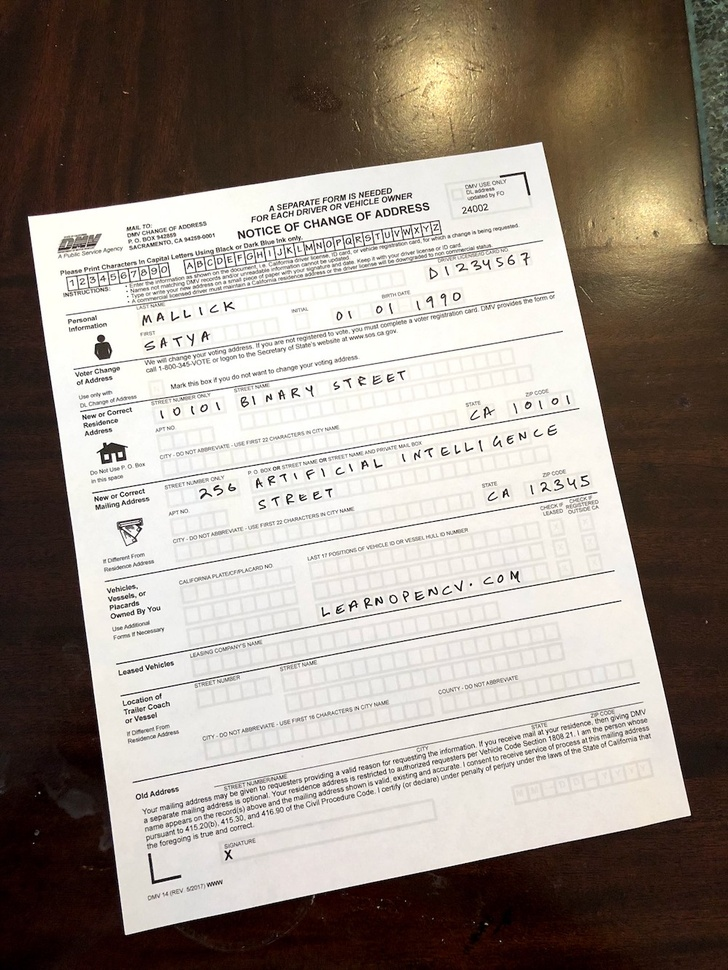
//> input picture project_documentScanner/scanned-form.jpg, 728 x 970 px, shrunk from 1000 x 1333 before the run
$ ./submission   (built with g++ and OpenCV 4)
//> lines starting //> are read from the running program, lines starting //| are printed output that depends on the picture; after the words box and inside, x2 and y2 are one past the last pixel; in counts of white or black regions, pixels touching at a corner belong together
#include <iostream>
#include <vector>
#include <opencv2/opencv.hpp>

using namespace cv;

std::vector<Point2f> FindCornerPoints(const Mat& image);

int main() {

    std::cout << "Document Scanner Project" << std::endl;

    std::string originScannedDocumentWindow = "Original Scanned Document";
    Mat originalScannedDocument = imread("scanned-form.jpg", IMREAD_COLOR);
//> originalScannedDocument is the input picture: 970 rows x 728 cols, CV_8UC3; mean B, G, R 135.9, 144.8, 154.5
    namedWindow(originScannedDocumentWindow,WINDOW_NORMAL);
    imshow(originScannedDocumentWindow, originalScannedDocument);

    Size imageSize = originalScannedDocument.size();
//> imageSize = Size(728, 970)
    Rect areaOfInterest = Rect(Point(30, 180), Point( imageSize.width -30, imageSize.height-30));
//> areaOfInterest = Rect(30, 180, 668, 760)
    Mat displayAreaOfInterest = originalScannedDocument.clone();
    rectangle(displayAreaOfInterest,areaOfInterest,Scalar(255,0,0),3);
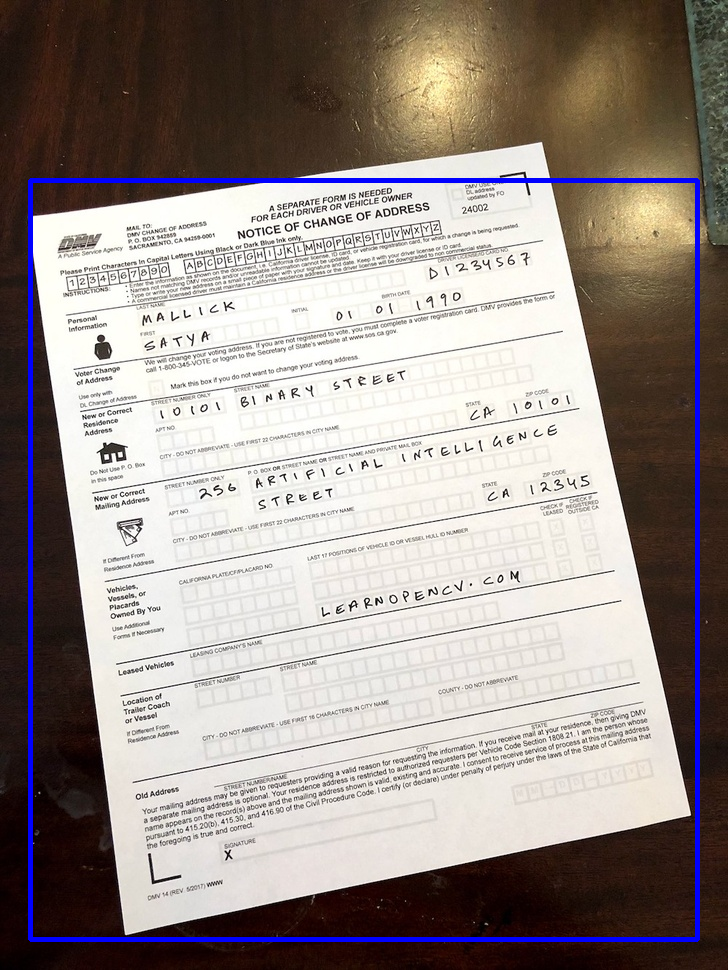
//> displayAreaOfInterest: 970 rows x 728 cols, CV_8UC3; 2.02% of pixels changed, all inside (x1, y1, x2, y2) = (28, 178, 700, 942)
    std::string areaOfInterestWindow = "Area of Interest";
    namedWindow(areaOfInterestWindow,WINDOW_NORMAL);
    imshow(areaOfInterestWindow, displayAreaOfInterest);

    Mat mask;
    Mat bgdModel,fgdModel, foregroundOnly;
    grabCut(originalScannedDocument,mask,areaOfInterest,bgdModel,fgdModel,1, GC_INIT_WITH_RECT);
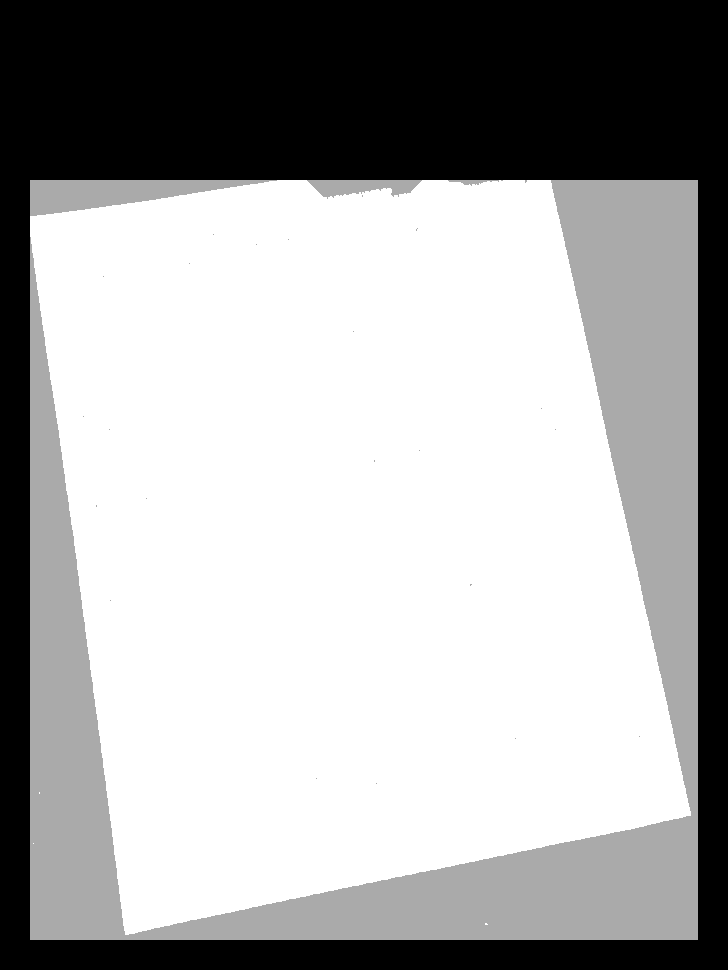
//> mask: 970 rows x 728 cols, CV_8UC1; min 0, max 3, mean 1.98; drawn with min black and max white
//> bgdModel = 65 values, max 785.1 at index 29, min -33.53 at index 31, mean 163.7; fgdModel = 65 values, max 805.3 at index 38, min 0.0521 at index 3, mean 209.9
    bitwise_and(mask,1,mask);
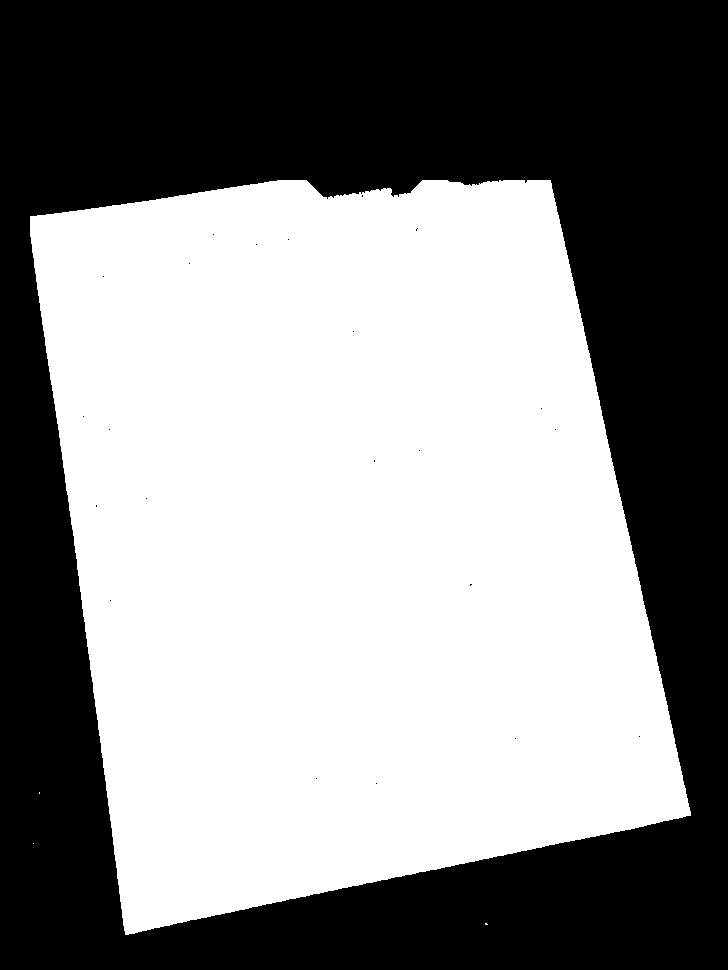
//> mask: 970 rows x 728 cols, CV_8UC1; values 0 (black) and 1 (white), 53.9% white; 23 black regions (22 under 20 px), largest, box (x1, y1, x2, y2) and area: (0, 0, 728, 970) 325677
    originalScannedDocument.copyTo(foregroundOnly,mask);
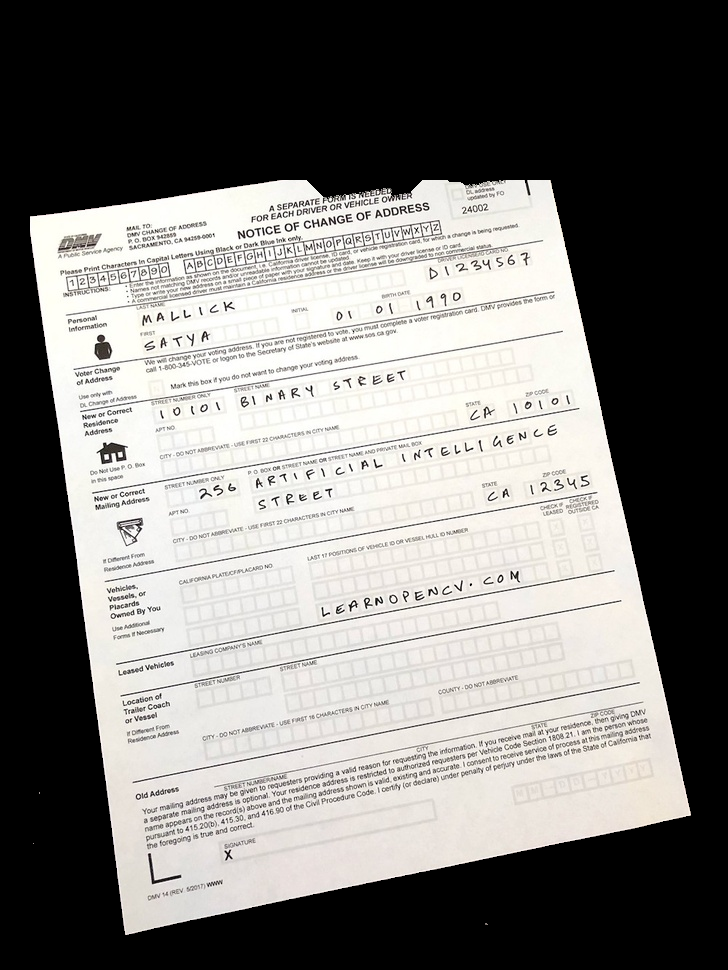
//> foregroundOnly: 970 rows x 728 cols, CV_8UC3; mean B, G, R 119.9, 122.6, 124.2

    Mat foregroundOnlyGray;
    cvtColor( foregroundOnly, foregroundOnlyGray, COLOR_BGR2GRAY );
    int thresh = 20;
    Mat canny_output;
    Canny( foregroundOnly, canny_output, thresh, thresh*2 );
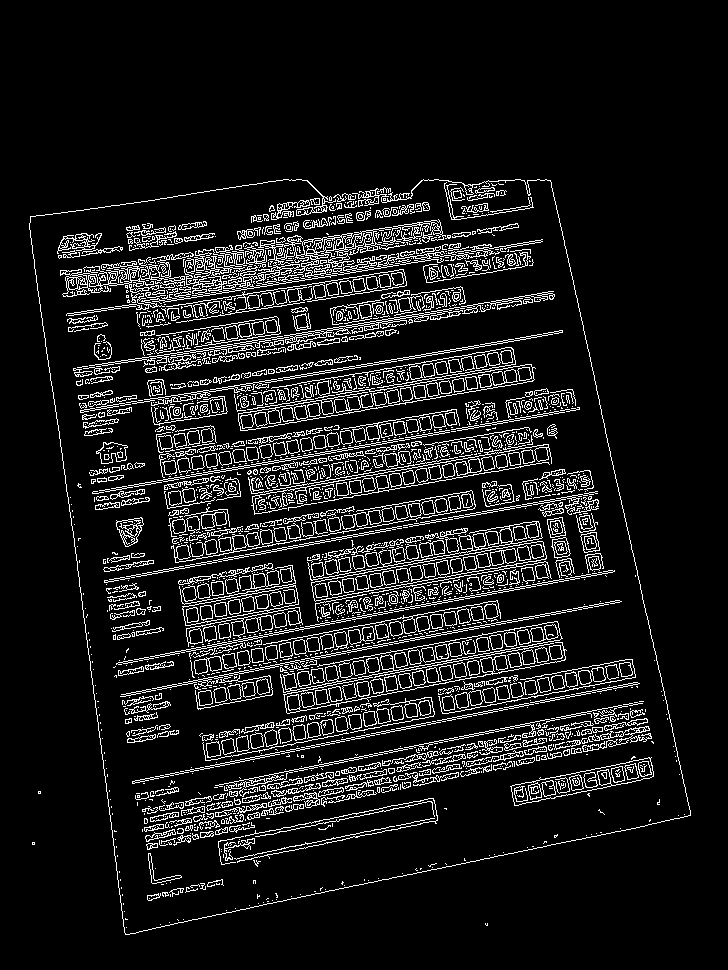
//> canny_output: 970 rows x 728 cols, CV_8UC1; 10% white in thin lines or dots, all inside (x1, y1, x2, y2) = (29, 179, 691, 935)
    namedWindow("canny_output",WINDOW_NORMAL);
    imshow("canny_output", canny_output);

    std::vector<Point2f> doc = FindCornerPoints(canny_output);

    std::vector<Point2f> pts_dst;

    pts_dst.emplace_back(0,0);
    pts_dst.emplace_back(imageSize.width, 0);
    pts_dst.emplace_back(imageSize.width, imageSize.height);
    pts_dst.emplace_back(0, imageSize.height );
    Mat pers = getPerspectiveTransform(doc, pts_dst);

    //align document
    Mat alignedDoc = originalScannedDocument.clone();
    warpPerspective(originalScannedDocument, alignedDoc, pers, originalScannedDocument.size());

    std::string alignedScannedDocumentWindow = "Aligned Scanned Document";
    namedWindow(alignedScannedDocumentWindow,WINDOW_NORMAL);
    imshow(alignedScannedDocumentWindow, alignedDoc);

    imwrite("alignedScannedDocument.jpg",alignedDoc);

    waitKey(0);
    destroyAllWindows();
    return 0;
}
std::vector<Point2f> FindCornerPoints(const Mat& image)
{
    std::vector<Point2f> output;
    std::vector<std::vector<Point> > contours;
    std::vector<Vec4i> hierarchy;

    findContours( image, contours, RETR_EXTERNAL, CHAIN_APPROX_SIMPLE);
//> contours = 2145 contours, 1666 with area under 20; largest, box (x1, y1, x2, y2) and area: (60, 222, 430, 310) 5394, (311, 541, 552, 602) 4372, (510, 757, 654, 806) 2829, (179, 565, 303, 647) 2753, (307, 521, 543, 581) 982

    sort(contours.begin(), contours.end(), [](const std::vector<Point>& c1, const std::vector<Point>& c2){
        return contourArea(c1, false) > contourArea(c2, false);	});

    std::vector<Point> docContour = contours[0];
//> docContour = contour of 2231 points, box (x1, y1, x2, y2) (60, 222, 430, 310), area 5394

    double perimeter = arcLength(docContour,true);
//> perimeter = 4706

    approxPolyDP(docContour,docContour, 0.02*perimeter, true);
//> docContour = 2 Points (x, y): [429, 223], [62, 294]

    std::vector<Point2f> doc;

    std::vector<Point> sum = docContour;
//> sum = 2 Points (x, y): [429, 223], [62, 294]
    sort(sum.begin(), sum.end(),
         [](const Point& p1, const Point& p2) {return (p1.x  + p1.y) > (p2.x + p2.y);});

    std::vector<Point> diff;
    diff.push_back(sum[1]);
//> diff = 1 Point (x, y): [62, 294]
    diff.push_back(sum[2]);
//> diff = 2 Points (x, y): [62, 294], [2182, 2183]

    sort(diff.begin(), diff.end(), [](const Point& p1, const Point& p2) {return p1.x > p2.x ;});
//> diff = 2 Points (x, y): [2182, 2183], [62, 294]

    output.push_back(sum[3]);//Smallest sum for top left
//> output = 1 Point (x, y): [113, 0]
    output.push_back(diff[0]);//Larger X than bottom left for top right
//> output = 2 Points (x, y): [113, 0], [2182, 2183]
    output.push_back(sum[0]);//Largest sum for bottom right
//> output = 3 Points (x, y): [113, 0], [2182, 2183], [429, 223]
    output.push_back(diff[1]);////Smaller X than top right for bottom left
//> output = 4 Points (x, y): [113, 0], [2182, 2183], [429, 223], [62, 294]
//> in main, `std::vector<Point2f> doc = FindCornerPoints(canny_output);`: doc has the same summary as output in FindCornerPoints
//> in main, `Mat pers = getPerspectiveTransform(doc, pts_dst);`: pers = [[-1.03, -0.178, 116.1], [-4.64, 4.4, 524.2], [-0.00507, 0.00303, 1]]
//> in main, `warpPerspective(originalScannedDocument, alignedDoc, pers, originalSca..`:
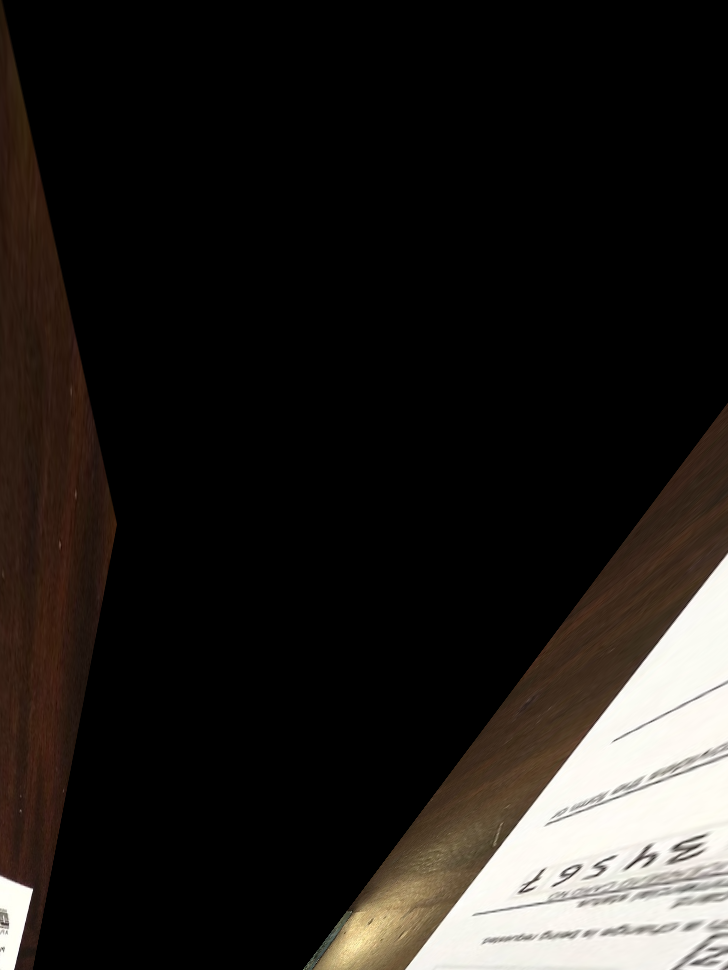
//> alignedDoc: 970 rows x 728 cols, CV_8UC3; mean B, G, R 27.3, 30.4, 33.8

    return output;
}
